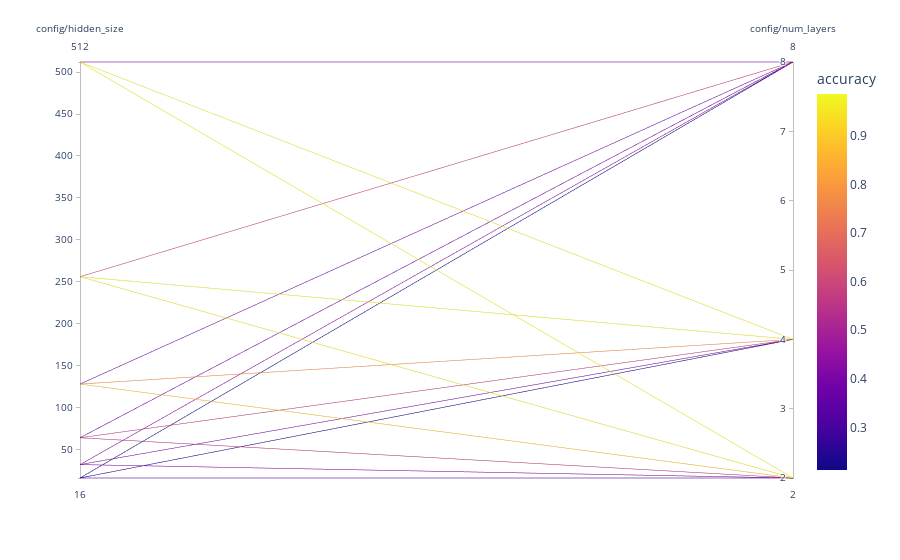

Source (notebook cell):
### Markdown cell above
As you can see, we get a systematic scan, but large parts of the space are still unexplored, and we also explored parts that are really not very promising.

### Code cell
visualize.parallel_plot(analysis, columns)

### Figure 1 — Plotly figure (JSON) as saved in the notebook; plotly's stock layout.template omitted (floating-point values rounded to 4 significant figures)
{"data": [{"dimensions": [{"label": "config/hidden_size", "values": [16, 32, 64, 128, 256, 512, 16, 32, 64, 128, 256, 512, 16, 32, 64, 128, 256, 512]}, {"label": "config/num_layers", "values": [2, 2, 2, 2, 2, 2, 4, 4, 4, 4, 4, 4, 8, 8, 8, 8, 8, 8]}], "domain": {"x": [0, 1], "y": [0, 1]}, "line": {"color": [0.3016, 0.4266, 0.5578, 0.8797, 0.9609, 0.9859, 0.2391, 0.3969, 0.5766, 0.7766, 0.9688, 0.975, 0.2125, 0.4391, 0.3906, 0.3734, 0.5906, 0.3891], "coloraxis": "coloraxis"}, "name": "", "type": "parcoords"}], "layout": {"coloraxis": {"colorbar": {"title": {"text": "accuracy"}}, "colorscale": [[0, "#0d0887"], [0.1111, "#46039f"], [0.2222, "#7201a8"], [0.3333, "#9c179e"], [0.4444, "#bd3786"], [0.5556, "#d8576b"], [0.6667, "#ed7953"], [0.7778, "#fb9f3a"], [0.8889, "#fdca26"], [1, "#f0f921"]]}, "legend": {"tracegroupgap": 0}, "margin": {"t": 60}}}
